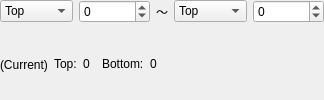
                      <widget class="QFrame" name="frame_6">
                          <property name="sizePolicy">
                              <sizepolicy hsizetype="Maximum" vsizetype="Preferred">
                                  <horstretch>0</horstretch>
                                  <verstretch>0</verstretch>
                              </sizepolicy>
                          </property>
                          <layout class="QHBoxLayout" name="horizontalLayout_15">
                              <property name="leftMargin">
                                  <number>0</number>
                              </property>
                              <property name="topMargin">
                                  <number>0</number>
                              </property>
                              <property name="rightMargin">
                                  <number>0</number>
                              </property>
                              <property name="bottomMargin">
                                  <number>0</number>
                              </property>
                              <item>
                                  <layout class="QVBoxLayout" name="verticalLayout_15">
                                      <property name="sizeConstraint">
                                          <enum>QLayout::SetFixedSize</enum>
                                      </property>
                                      <item>
                                          <layout class="QHBoxLayout" name="horizontalLayout_16">
                                              <item>
                                                  <widget class="QComboBox" name="queueFromDropdown">
                                                      <property name="sizePolicy">
                                                          <sizepolicy hsizetype="Maximum" vsizetype="Fixed">
                                                              <horstretch>0</horstretch>
                                                              <verstretch>0</verstretch>
                                                          </sizepolicy>
                                                      </property>
                                                      <property name="sizeAdjustPolicy">
                                                          <enum>QComboBox::AdjustToContents</enum>
                                                      </property>
                                                      <item>
                                                          <property name="text">
                                                              <string>Top</string>
                                                          </property>
                                                      </item>
                                                      <item>
                                                          <property name="text">
                                                              <string>Bottom</string>
                                                          </property>
                                                      </item>
                                                      <item>
                                                          <property name="text">
                                                              <string>Position</string>
                                                          </property>
                                                      </item>
                                                  </widget>
                                              </item>
                                              <item>
                                                  <widget class="QueueSpinBox" name="queueFromSpinbox">
                                                      <property name="sizePolicy">
                                                          <sizepolicy hsizetype="Maximum" vsizetype="Fixed">
                                                              <horstretch>0</horstretch>
                                                              <verstretch>0</verstretch>
                                                          </sizepolicy>
                                                      </property>
                                                      <property name="minimum">
                                                          <number>-9999999</number>
                                                      </property>
                                                      <property name="maximum">
                                                          <number>9999999</number>
                                                      </property>
                                                  </widget>
                                              </item>
                                              <item>
                                                  <widget class="QLabel" name="queueTilda">
                                                      <property name="sizePolicy">
                                                          <sizepolicy hsizetype="Maximum" vsizetype="Preferred">
                                                              <horstretch>0</horstretch>
                                                              <verstretch>0</verstretch>
                                                          </sizepolicy>
                                                      </property>
                                                      <property name="text">
                                                          <string>～</string>
                                                      </property>
                                                  </widget>
                                              </item>
                                              <item>
                                                  <widget class="QComboBox" name="queueToDropdown">
                                                      <property name="sizePolicy">
                                                          <sizepolicy hsizetype="Maximum" vsizetype="Fixed">
                                                              <horstretch>0</horstretch>
                                                              <verstretch>0</verstretch>
                                                          </sizepolicy>
                                                      </property>
                                                      <property name="sizeAdjustPolicy">
                                                          <enum>QComboBox::AdjustToContents</enum>
                                                      </property>
                                                      <item>
                                                          <property name="text">
                                                              <string>Top</string>
                                                          </property>
                                                      </item>
               <item>
                <property name="text">
                 <string>Bottom</string>
                </property>
               </item>
               <item>
                <property name="text">
                 <string>Position</string>
                </property>
               </item>
              </widget>
             </item>
             <item>
              <widget class="QueueSpinBox" name="queueToSpinbox">
               <property name="sizePolicy">
                <sizepolicy hsizetype="Maximum" vsizetype="Fixed">
                 <horstretch>0</horstretch>
                 <verstretch>0</verstretch>
                </sizepolicy>
               </property>
               <property name="minimum">
                <number>-9999999</number>
               </property>
               <property name="maximum">
                <number>9999999</number>
               </property>
              </widget>
             </item>
            </layout>
           </item>
           <item>
            <layout class="QHBoxLayout" name="horizontalLayout_17">
             <item>
              <widget class="QLabel" name="label_3">
               <property name="text">
                <string>(Current)</string>
               </property>
              </widget>
             </item>
             <item>
              <widget class="QLabel" name="queueLabelTop">
               <property name="sizePolicy">
                <sizepolicy hsizetype="Maximum" vsizetype="Preferred">
                 <horstretch>0</horstretch>
                 <verstretch>0</verstretch>
                </sizepolicy>
               </property>
               <property name="text">
                <string>Top:</string>
               </property>
               <property name="textInteractionFlags">
                <set>Qt::LinksAccessibleByMouse|Qt::TextSelectableByKeyboard|Qt::TextSelectableByMouse</set>
               </property>
              </widget>
             </item>
             <item>
              <widget class="QLabel" name="queueLabelTopPos">
               <property name="sizePolicy">
                <sizepolicy hsizetype="Maximum" vsizetype="Preferred">
                 <horstretch>0</horstretch>
                 <verstretch>0</verstretch>
                </sizepolicy>
               </property>
               <property name="text">
                <string>0</string>
               </property>
               <property name="textInteractionFlags">
                <set>Qt::LinksAccessibleByMouse|Qt::TextSelectableByKeyboard|Qt::TextSelectableByMouse</set>
               </property>
              </widget>
             </item>
             <item>
              <spacer name="horizontalSpacer_9">
               <property name="orientation">
                <enum>Qt::Horizontal</enum>
               </property>
               <property name="sizeType">
                <enum>QSizePolicy::Maximum</enum>
               </property>
               <property name="sizeHint" stdset="0">
                <size>
                 <width>6</width>
                 <height>0</height>
                </size>
               </property>
              </spacer>
             </item>
             <item>
              <widget class="QLabel" name="queueLabelBottom">
               <property name="sizePolicy">
                <sizepolicy hsizetype="Maximum" vsizetype="Preferred">
                 <horstretch>0</horstretch>
                 <verstretch>0</verstretch>
                </sizepolicy>
               </property>
                  <property name="text">
                      <string>Bottom:</string>
                  </property>
                  <property name="textInteractionFlags">
                      <set>Qt::LinksAccessibleByMouse|Qt::TextSelectableByKeyboard|Qt::TextSelectableByMouse</set>
                  </property>
              </widget>
             </item>
                <item>
                    <widget class="QLabel" name="queueLabelBottomPos">
                        <property name="sizePolicy">
                            <sizepolicy hsizetype="Maximum" vsizetype="Preferred">
                                <horstretch>0</horstretch>
                                <verstretch>0</verstretch>
                            </sizepolicy>
                        </property>
                        <property name="text">
                            <string>0</string>
                        </property>
                        <property name="textInteractionFlags">
                            <set>Qt::LinksAccessibleByMouse|Qt::TextSelectableByKeyboard|Qt::TextSelectableByMouse</set>
                        </property>
                    </widget>
                </item>
                <item>
                    <spacer name="horizontalSpacer_10">
                        <property name="orientation">
                            <enum>Qt::Horizontal</enum>
                        </property>
                        <property name="sizeHint" stdset="0">
                            <size>
                                <width>0</width>
                                <height>0</height>
                            </size>
                        </property>
                    </spacer>
                </item>
            </layout>
           </item>
                                  </layout>
                              </item>
                          </layout>
                      </widget>
